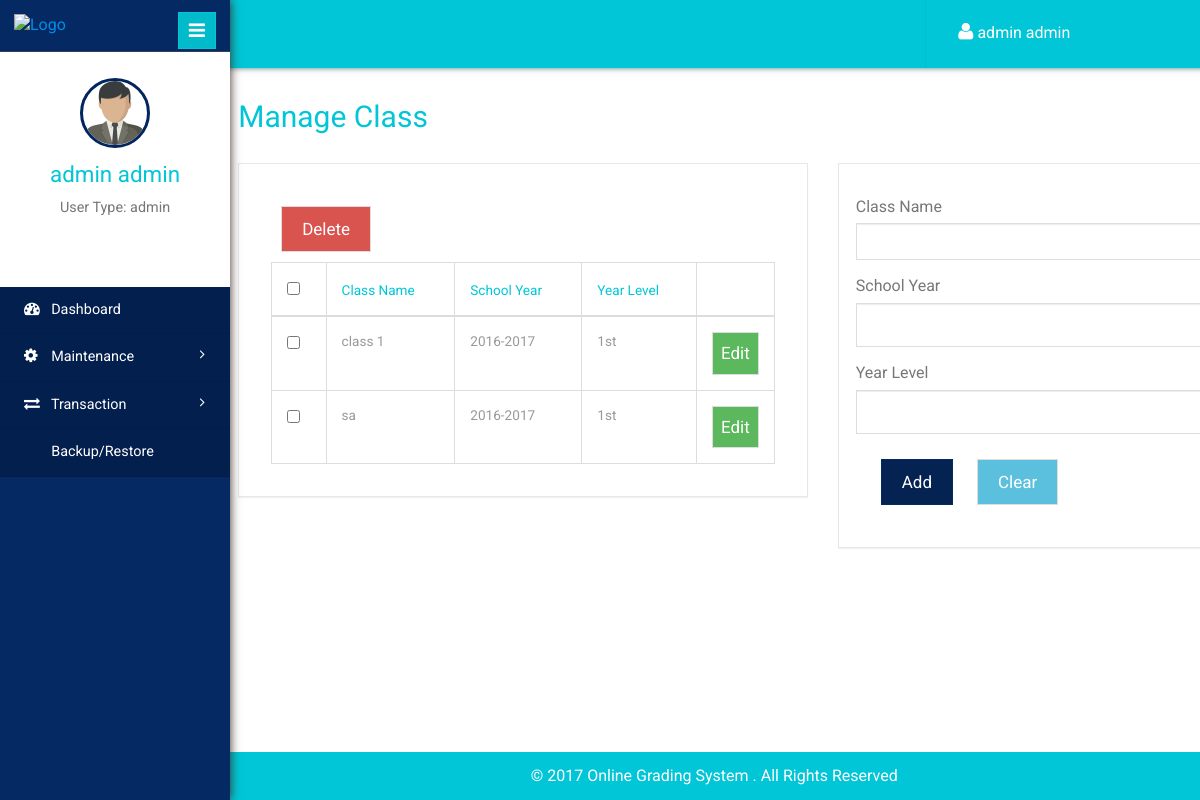
Screenshot of /class.php (signed in) with the database file from the repository.
### tables this page shows
CREATE TABLE IF NOT EXISTS `usertbl` (
`id` int(11) NOT NULL,
  `username` varchar(140) NOT NULL,
  `password` varchar(100) NOT NULL,
  `fname` varchar(140) NOT NULL,
  `mname` varchar(140) NOT NULL,
  `lname` varchar(140) NOT NULL,
  `contact` varchar(140) NOT NULL,
  `usertype` varchar(50) NOT NULL
);

CREATE TABLE IF NOT EXISTS `tblclass` (
`id` int(11) NOT NULL,
  `classname` varchar(20) NOT NULL,
  `schoolyearid` int(11) NOT NULL,
  `yearlevelid` int(11) NOT NULL
);

CREATE TABLE IF NOT EXISTS `tblschoolyear` (
`id` int(11) NOT NULL,
  `schoolyear` varchar(20) NOT NULL
);

CREATE TABLE IF NOT EXISTS `tblyearlevel` (
`id` int(11) NOT NULL,
  `yearlevel` varchar(20) NOT NULL,
  `description` varchar(50) NOT NULL
);

### session.php (called while the page is built, shortened)
<?php
if (isset($_SESSION['username']))
{
	$username = $_SESSION['username'];
}
else
{
	header("Location: index.php");
	exit();
}
$result = mysqli_query($con,"SELECT * FROM usertbl WHERE username = '$username'")or die(mysqli_error($con));
$user_rows = mysqli_fetch_array($result);
$fname = $user_rows['fname'];
$lname = $user_rows['lname'];
$userType = $user_rows['usertype'];
$name = $fname." ".$lname;
?>

### class.php (the view, shortened to what this page needs)
<!DOCTYPE html>
<html>
<head>
	<?php include "inc/navbar.php"; ?>
</head>
<body>
	<div class="page-container">
		<div class="left-content">
			<?php include "inc/header.php"; ?>
			<div class="outter-wp">
				<div class="sub-heard-part">
					<ol class="breadcrumb m-b-0">
						<li><h2 style="margin-top:0px;"><a>Manage Class</a></h2></li>
					</ol>
				</div>
				<div class="graph-visual tables-main">
					<div class="row">
						<div class="col-sm-7">
							<div class="graph">
								<button type="submit" name="del_studgrade" class="btn btn-danger">Delete</button>
								<div class="tables">
									<table class="table table-bordered">
										<thead>
											<tr>
												<th><input type="checkbox" id="checkall"></th>
												<th>Class Name</th>
												<th>School Year</th>
												<th>Year Level</th>
												<th></th>
											</tr>
										</thead>
										<tbody>
											<?php
											$query = "SELECT * FROM tblclass";
											$result = mysqli_query($con, $query);
											while($row = mysqli_fetch_array($result))
											{
												?>
												<tr>
													<td><input type="checkbox" id="checkall" name="classid" value=""></td>
													<td><?php echo $row['classname']; ?></td>
													<?php
													$query2 = "SELECT schoolyear FROM tblschoolyear WHERE id = '" . $row['schoolyearid'] . "'";
													$result2 = mysqli_query($con, $query2);
													$schoolyear = "";
													while($rows = mysqli_fetch_array($result2))
													{
														$schoolyear = $rows['schoolyear'];
													}
													?>
													<td><?php echo $schoolyear; ?></td>
													<?php
													$query3 = "SELECT yearlevel FROM tblyearlevel WHERE id = '" . $row['yearlevelid'] . "'";
													$result3 = mysqli_query($con, $query3);
													$yearlevel = "";
													while($rows = mysqli_fetch_array($result3))
													{
														$yearlevel = $rows['yearlevel'];
													}
													?>
													<td><?php echo $yearlevel; ?></td>
													<td width="50"><button style="margin:0px;padding:8px;" classid="<?php echo $row['id']; ?>" schoolyearid="<?php echo $row['schoolyearid']; ?>" yearlevelid="<?php echo $row['yearlevelid']; ?>" classname="<?php echo $row['classname']; ?>" schoolyear="<?php echo $schoolyear; ?>" yearlevel="<?php echo $yearlevel; ?>" onclick="edit(this)" class="btn btn-success">Edit</button></td>
												</tr>
												<?php } ?>
											</tbody>
										</table>
									</div>
								</div>
							</div>
							<div class="col-sm-5">
								<div class="graph">
									<form class="form-horizontal" name="add_class_form" method="post">
										<div class="form-group">
											<label>Class Name</label>
											<input type="text" class="form-control" name="txtClassName" id="txtClassName">
										</div>
										<div class="form-group">
											<label>School Year</label>
											<select class="form-control" style="height:44px;" name="cboSchoolYear" id="cboSchoolYear">
												<option></option>
												<?php
												$query = "SELECT * FROM tblschoolyear";
												$result = mysqli_query($con, $query);
												while($row = mysqli_fetch_array($result))
												{
													?>
													<option><?php echo $row['schoolyear']; ?></option>
													<?php } ?>
												</select>
											</div>
											<div class="form-group">
												<label>Year Level</label>
												<select class="form-control" style="height:44px;" name="cboYearLevel"  id="cboYearLevel">
													<option></option>
													<?php
													$query = "SELECT * FROM tblyearlevel";
													$result = mysqli_query($con, $query);
													while($row = mysqli_fetch_array($result))
													{
														?>
														<option><?php echo $row['yearlevel']; ?></option>
														<?php } ?>
													</select>
												</div>
												<button type="submit" name="btnAddClass" id="btnAddClass" onclick="send()" class="btn btn-primary">Add</button>
												<button type="button" id="clear" onclick="clean()" class="btn btn-info">Clear</button>
											</form>
										</div>
									</div>
								</div>
							</div>
						</div>
						<?php include "inc/sidebar.php"; ?>
					</div>
				</body>
				</html>

### inc/header.php (shortened to what this page needs)
<?php include "conn.php"; ?>
<?php include "session.php"; ?>
<div class="inner-content">
	<div class="header-section">
		<div class="top_menu">
			<div class="profile_details_left">
				<ul class="nofitications-dropdown">
					<li class="dropdown note">
						<a href="#" class="dropdown-toggle" data-toggle="dropdown" aria-expanded="false" style="color:#fff;"><i class="fa fa-user"></i> <?php echo $name; ?></a>
					</li>
				</ul>
			</div>
			<div class="clearfix"></div>
		</div>
	</div>

### inc/sidebar.php (shortened to what this page needs)
<footer>
	<p style="color:#fff;padding-right:200px;">&copy 2017 Online Grading System . All Rights Reserved</p>
</footer>
<div class="sidebar-menu">
	<header class="logo">
		<a href="#" class="sidebar-icon"> <span class="fa fa-bars"></span> </a> <a href="admin_dashboard.php"> <img id="logo" src="" alt="Logo"/>
	</a>
</header>
<div class="down">
	<a href="admin_dashboard.php"><img style="width:70px;height:70px;" src="images/businessman.png"></a>
	<a href="admin_dashboard.php"><span class=" name-caret"><?php echo $name; ?></span></a>
	<p>User Type: <?php echo $userType; ?></p>
	<ul>
		<li><a class="tooltips" href="profile.php"><span>Profile</span><i class="lnr lnr-user"></i></a></li>
		<li><a class="tooltips" href="logout.php"><span>Log out</span><i class="lnr lnr-power-switch"></i></a></li>
	</ul>
</div>
<div class="menu">
	<ul id="menu" >
		<li><a href="admin_dashboard.php"><i class="fa fa-tachometer"></i> <span>Dashboard</span></a></li>
		<li id="menu-academico" ><a href="#"><i class="fa fa-cog"></i> <span> Maintenance</span> <span class="fa fa-angle-right" style="float: right"></span></a>
		</li>
		<li id="menu-academico" ><a href="#"><i class="fa fa-exchange"></i> <span> Transaction</span> <span class="fa fa-angle-right" style="float: right"></span></a>
		</li>
		<li><a href="backup.php"><i class="fa fa-database"></i> <span>Backup/Restore</span></a></li>
	</ul>
</div>
</div>

### rows the page displays
usertbl: name "admin admin", usertype "admin"
tblclass: classname "class 1", schoolyearid.schoolyear "2016-2017", yearlevelid.yearlevel "1st"
tblclass: classname "sa", schoolyearid.schoolyear "2016-2017", yearlevelid.yearlevel "1st"
